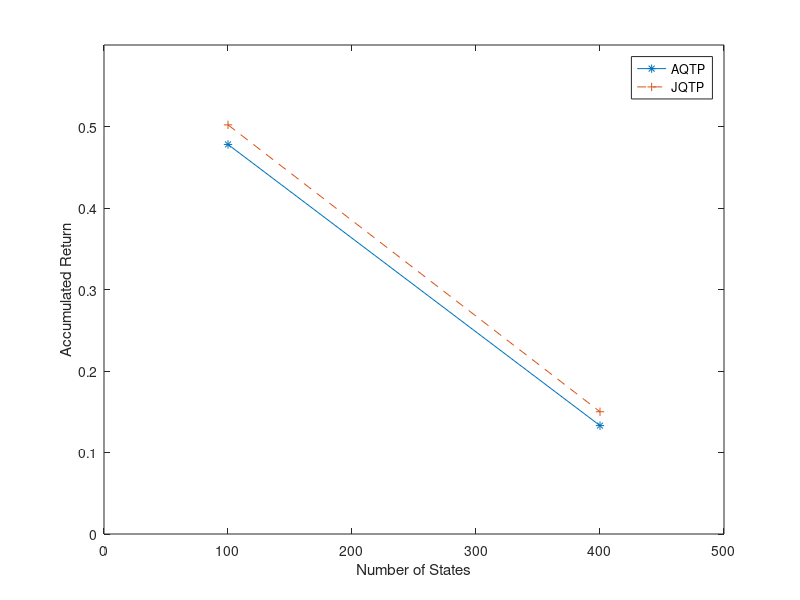
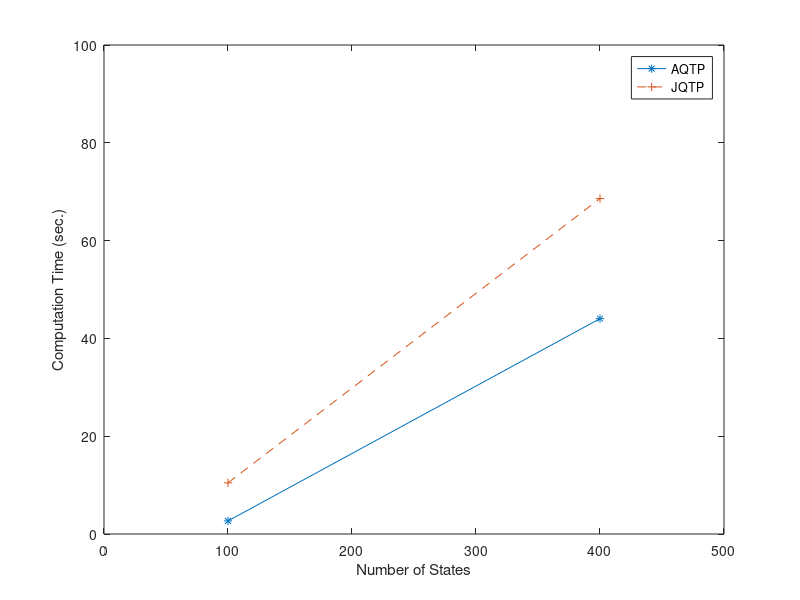

Write MATLAB code to recreate these figures, in order.
function main()
  clear all; close all;

  plot([100, 400], [0.478, 0.133], '*-');
  hold on
  plot([100, 400], [0.502, 0.150], '+--');

  legend('AQTP', 'JQTP');
  xlabel('Number of States');
  ylabel('Accumulated Return');
  axis([0, 500, 0, 0.6]);


  figure;

  plot([100, 400], [2.674, 44.043], '*-');
  hold on
  plot([100, 400], [10.463, 68.599], '+--');

  legend('AQTP', 'JQTP');
  xlabel('Number of States');
  ylabel('Computation Time (sec.)');
  axis([0, 500, 0, 100]);
end
